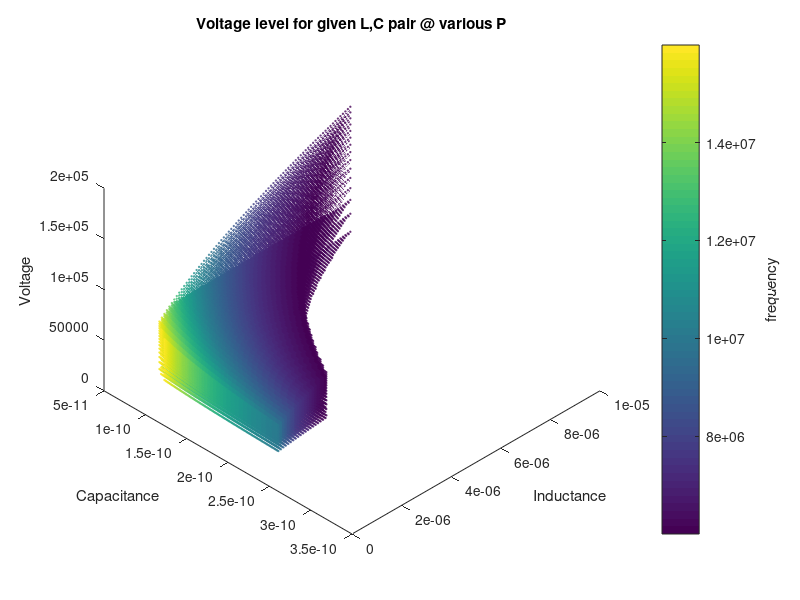
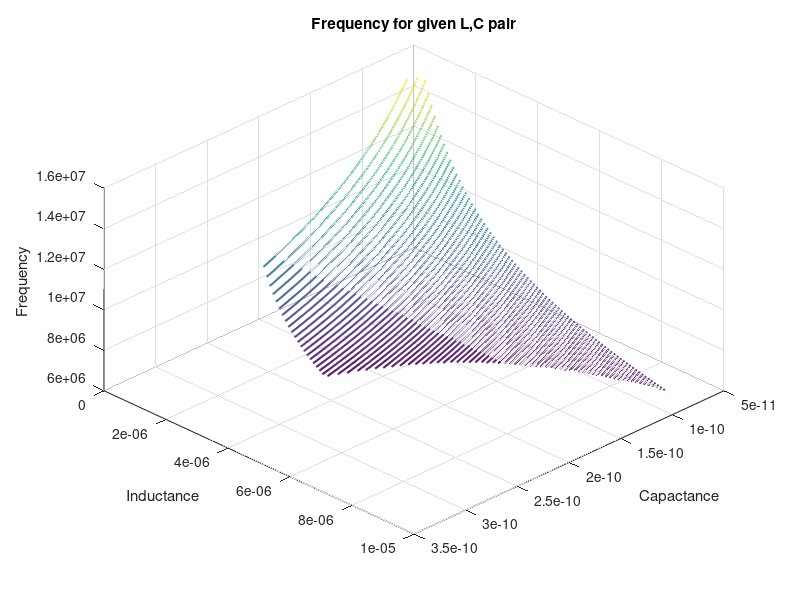

These charts were generated, in order, by the following MATLAB code:
%% LC Optimization

%% Constants
C_Dee = 78*10^-12; % in Farads -- maybe want to remeasure
min_freq = 6*10^6; max_freq = 16*10^6; % in Hz

%% Variables
L = [1.1:0.1:10]*10^-6; % choose discrete values for L, in H
RAc = [50]*10^-3; % in Ohm -- somehow this relates to L
C = (0:150)*10^-12; % in F -- actually (mostly) continuous for vacuum C
P = [100:100:1500]; % in W -- can probably tune with hardware

%% Calculations
C_eq = C+C_Dee; % calculate parallel capacitance
[Cg, Lg] = meshgrid(C_eq, L); % define meshgrid to compute something as a function of (L,C) ordered pair

freq = 1./(2*pi*sqrt(Lg.*Cg)); % define freq array as freq(L,C) for each (L,C) pair
ind = (freq >= min_freq) & (freq <= max_freq); % create logical array to see which indices (l,c) puts us within our range

figure(100), scatter3(Cg(ind==1),Lg(ind==1),freq(ind==1),1,freq(ind==1));
title('Frequency for given L,C pair');
xlabel('Capactance'),ylabel('Inductance'),zlabel('Frequency');
view(135,45);

% -------- Some notes:
% RAc should change for each L - how to figure this out?
% we assumed P was set at 1500 - 
% maybe better to plot P as one of the X-Y axes and generate level surfaces
% for each discrete L value.
% need to verify the indices where freq in proper range

for n = 1:length(P)
    Vpp = 2*sqrt(2*P(n)*Lg./(RAc*Cg)).*ind; % compute Vpp for given power, at each (L,C)
        % multiply by our logical array s.t. V(L,C) for (L,C) pair out of
        % freq. range returns 0, and keeps original value o.w.
    
    figure(1), hold on, scatter3(Cg(Vpp>0),Lg(Vpp>0),Vpp(Vpp>0),1,freq(Vpp>0)); % use scatter plot to show data
        % uses conditionals to plot only the data within our freq. range
        % parameter 4 specifies point size
        % parameter 5 specifies color map (change color for different Vpp
        % values).
    title('Voltage level for given L,C pair @ various P')
    xlabel('Capacitance'), ylabel('Inductance'),zlabel('Voltage');
    view(45,45);
    
    % -- just for scatter3 vs surface comparison
    %{
    if n==1
    figure(n+100), surfc(Cg,Lg,Vpp)
    title('Voltage level for given L,C pair')
    xlabel('Capacitance'), ylabel('Inductance'),zlabel('Voltage');
    view(45,45);
    end
    %}
    
end
figure(1), c=colorbar; ylabel(c,'frequency');
